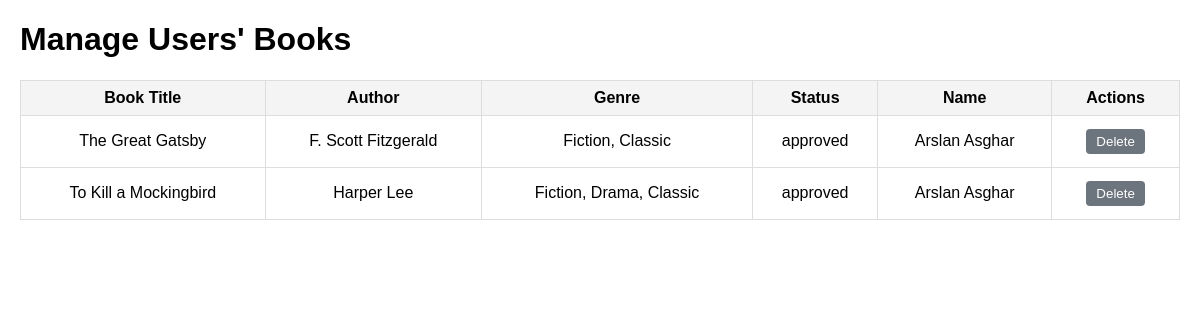
The app's page /admin/admin_books.php (signed in) with its own data.
### tables this page shows
CREATE TABLE `books` (
  `id` int(11) NOT NULL,
  `user_id` int(11) NOT NULL,
  `title` varchar(255) NOT NULL,
  `author` varchar(255) NOT NULL,
  `genre` varchar(100) NOT NULL,
  `condition` enum('new','good','fair','poor') NOT NULL,
  `status` enum('pending','approved','rejected','exchanged','removed') DEFAULT 'pending',
  `created_at` timestamp NOT NULL DEFAULT current_timestamp(),
  `description` text DEFAULT NULL,
  `location` varchar(255) DEFAULT NULL
);

CREATE TABLE `users` (
  `id` int(11) NOT NULL,
  `name` varchar(100) NOT NULL,
  `email` varchar(100) NOT NULL,
  `password` varchar(100) NOT NULL,
  `status` enum('pending','approved','blocked') DEFAULT 'pending',
  `username` varchar(255) NOT NULL,
  `role` enum('user','admin') DEFAULT 'user'
);

### admin/admin_books.php (the view, shortened to what this page needs)
<?php
include('../config/config.php');
$query = "SELECT b.id, b.title, b.author, b.genre, b.status, u.name
          FROM books b
          JOIN users u ON b.user_id = u.id";
$result = mysqli_query($conn, $query);
?>
<!DOCTYPE html>
<html lang="en">
<head>
</head>
<body>
<h1>Manage Users' Books</h1>
<table>
    <tr>
        <th>Book Title</th>
        <th>Author</th>
        <th>Genre</th>
        <th>Status</th>
        <th>Name</th>
        <th>Actions</th>
    </tr>
    <?php while ($book = mysqli_fetch_assoc($result)) { ?>
        <tr>
            <td><?php echo htmlspecialchars($book['title']); ?></td>
            <td><?php echo htmlspecialchars($book['author']); ?></td>
            <td><?php echo htmlspecialchars($book['genre']); ?></td>
            <td><?php echo htmlspecialchars($book['status']); ?></td>
            <td><?php echo htmlspecialchars($book['name']); ?></td>
            <td>
                <button class="delete" onclick="confirmAction('delete', <?php echo $book['id']; ?>)">Delete</button>
            </td>
        </tr>
    <?php } ?>
</table>
</body>
</html>

### admin/admin_books.php (style rules this page uses)
body { font-family: Arial, sans-serif; margin: 20px; }
table { width: 100%; border-collapse: collapse; margin-top: 20px; }
th, td { border: 1px solid #ddd; padding: 8px; text-align: center; }
th { background-color: #f4f4f4; }
button { padding: 5px 10px; margin: 5px; background-color: #007BFF; color: white; border: none; border-radius: 4px; cursor: pointer; }
button.delete { background-color: #6C757D; }

### records on screen
books: title "The Great Gatsby", author "F. Scott Fitzgerald", genre "Fiction, Classic", status "approved", user.name "Arslan Asghar"
books: title "To Kill a Mockingbird", author "Harper Lee", genre "Fiction, Drama, Classic", status "approved", user.name "Arslan Asghar"
